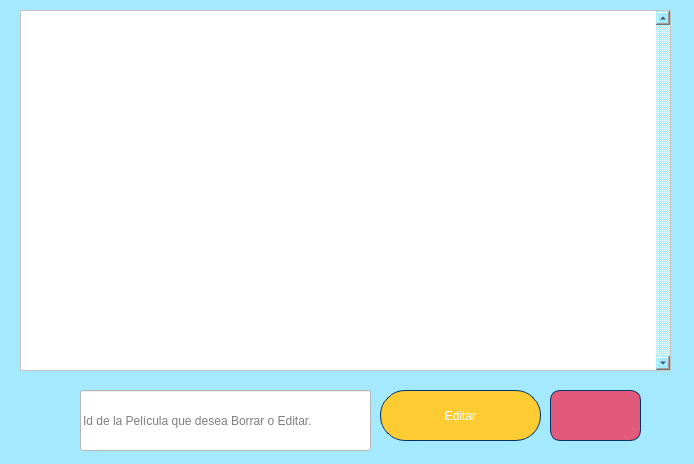
<?xml version="1.0" encoding="UTF-8"?>
<ui version="4.0">
 <class>Dialog</class>
 <widget class="QDialog" name="Dialog">
  <property name="geometry">
   <rect>
    <x>0</x>
    <y>0</y>
    <width>694</width>
    <height>464</height>
   </rect>
  </property>
  <property name="windowTitle">
   <string>Ver y Editar Peliculas</string>
  </property>
  <property name="styleSheet">
   <string notr="true">background-color:rgb(165, 233, 255);</string>
  </property>
  <widget class="QTextEdit" name="textEdit">
   <property name="geometry">
    <rect>
     <x>20</x>
     <y>10</y>
     <width>651</width>
     <height>361</height>
    </rect>
   </property>
   <property name="acceptDrops">
    <bool>true</bool>
   </property>
   <property name="layoutDirection">
    <enum>Qt::LeftToRight</enum>
   </property>
   <property name="styleSheet">
    <string notr="true">background-color:rgb(255,255,255);</string>
   </property>
   <property name="inputMethodHints">
    <set>Qt::ImhNone</set>
   </property>
   <property name="frameShape">
    <enum>QFrame::StyledPanel</enum>
   </property>
   <property name="verticalScrollBarPolicy">
    <enum>Qt::ScrollBarAlwaysOn</enum>
   </property>
   <property name="horizontalScrollBarPolicy">
    <enum>Qt::ScrollBarAsNeeded</enum>
   </property>
   <property name="sizeAdjustPolicy">
    <enum>QAbstractScrollArea::AdjustIgnored</enum>
   </property>
   <property name="lineWrapMode">
    <enum>QTextEdit::NoWrap</enum>
   </property>
   <property name="readOnly">
    <bool>true</bool>
   </property>
  </widget>
  <widget class="QPushButton" name="pushButton_2">
   <property name="geometry">
    <rect>
     <x>380</x>
     <y>390</y>
     <width>161</width>
     <height>51</height>
    </rect>
   </property>
   <property name="styleSheet">
    <string notr="true">border-style: solid;
border-width: 1px;
border-color: rgb(0, 51, 102);
background-color: rgb(252, 204, 50);
color: rgb(255, 255, 255);
border-radius: 25px;</string>
   </property>
   <property name="text">
    <string>Editar</string>
   </property>
  </widget>
  <widget class="QLineEdit" name="lineEdit">
   <property name="geometry">
    <rect>
     <x>80</x>
     <y>390</y>
     <width>291</width>
     <height>61</height>
    </rect>
   </property>
   <property name="styleSheet">
    <string notr="true">background-color:rgb(255,255,255);
</string>
   </property>
   <property name="placeholderText">
    <string>Id de la Película que desea Borrar o Editar.</string>
   </property>
  </widget>
  <widget class="QPushButton" name="pushButton_3">
   <property name="geometry">
    <rect>
     <x>550</x>
     <y>390</y>
     <width>91</width>
     <height>51</height>
    </rect>
   </property>
   <property name="toolTip">
    <string>&lt;html&gt;&lt;head/&gt;&lt;body&gt;&lt;p&gt;&lt;img src=&quot;:/cesto/1f5d1.png&quot;/&gt;&lt;/p&gt;&lt;/body&gt;&lt;/html&gt;</string>
   </property>
   <property name="styleSheet">
    <string notr="true">border-style: solid;
image: url(:/cesto/1f5d1.png);
border-width: 1px;
border-color: rgb(0, 51, 102);
background-color: rgb(225, 89, 123);
color: rgb(255, 255, 255);
border-radius: 10px;</string>
   </property>
   <property name="text">
    <string/>
   </property>
  </widget>
 </widget>
 <resources>
  <include location="Logos/cesto.qrc"/>
 </resources>
 <connections/>
</ui>
